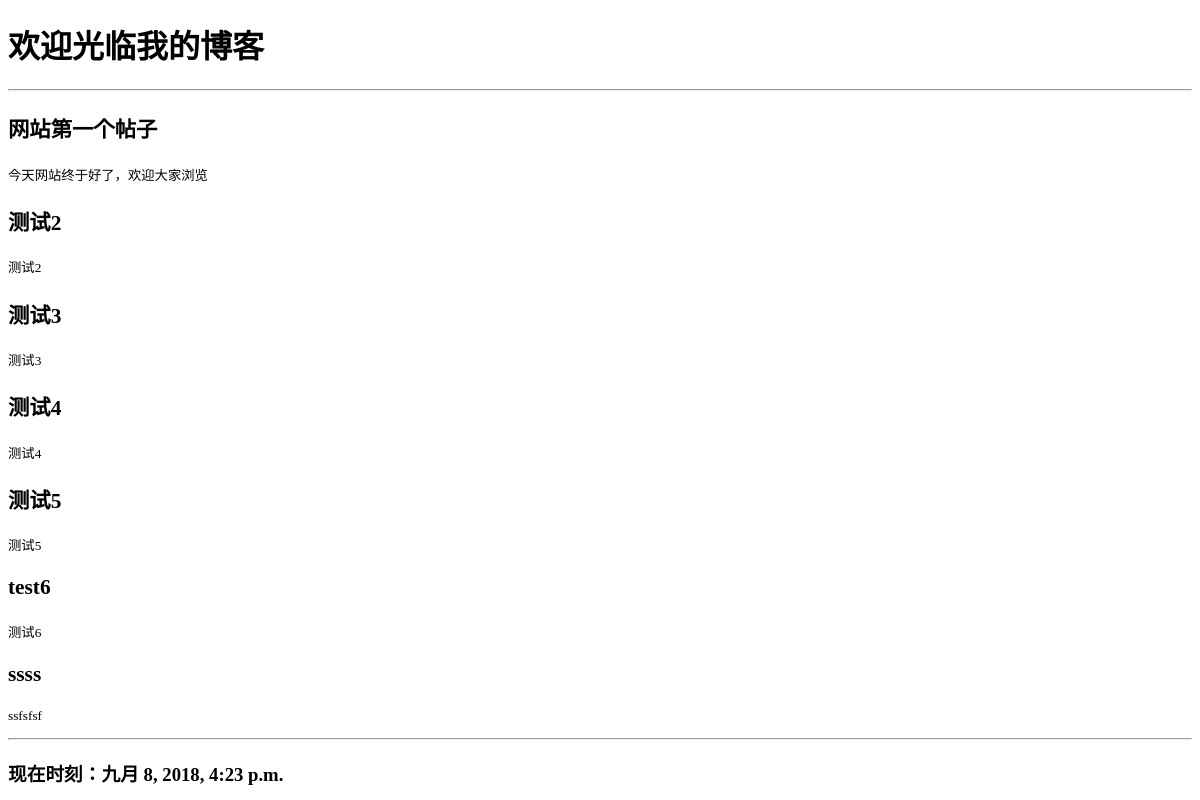
The app's page /, older data.
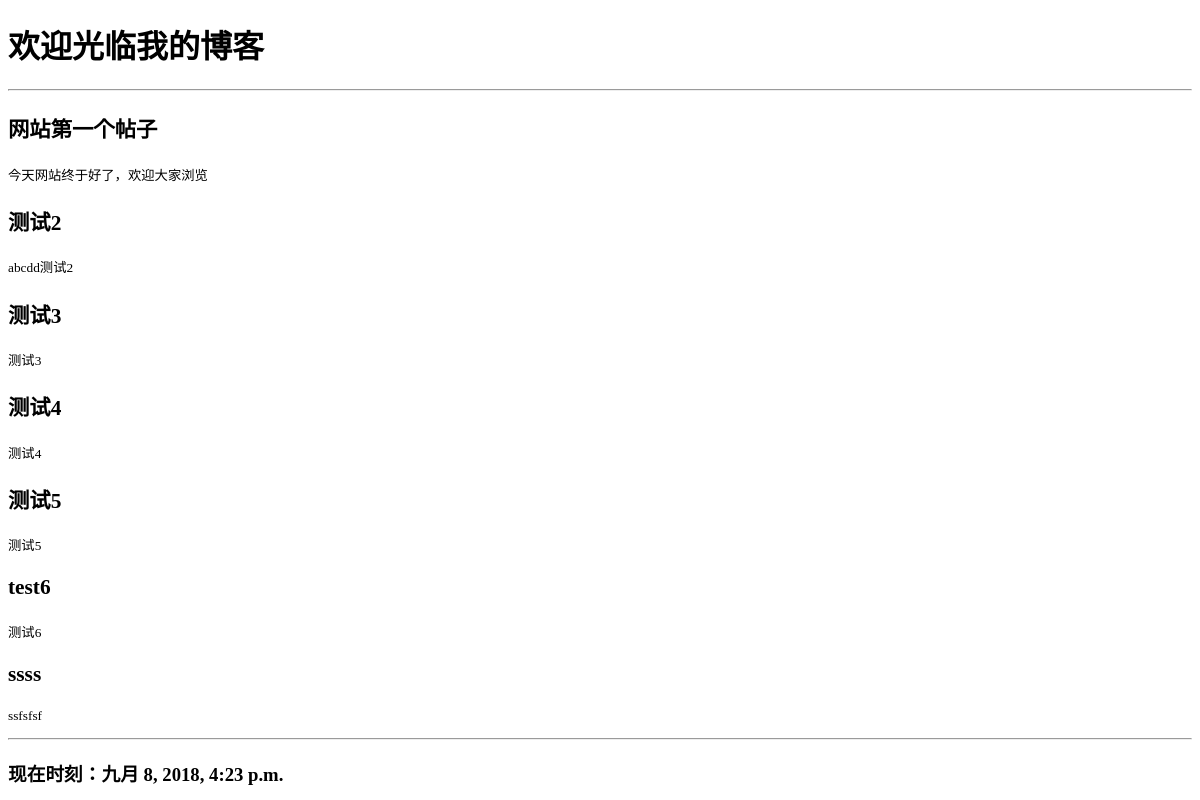
The same page, newer data.
### mainsite/models.py (models this page shows)
class Post(models.Model):
	title = models.CharField(max_length=200)
	slug = models.CharField(max_length = 200)
	body = models.TextField()
	pub_date = models.DateTimeField(default=timezone.now)

### mainsite/views.py (the view)
# urls.py: path(r'', homepage),
def homepage(requeust):
	template = get_template('index.html')
	posts = Post.objects.all()
	now = datetime.now()
	html = template.render(locals())
	return HttpResponse(html)

### templates/index.html (shortened to what this page needs)
<!DOCTYPE html>
<html>
<head>
</head>
<body>
	<h1>欢迎光临我的博客</h1>
	<hr>
	{% for post in posts %}
		<p style= 'font-family:微软雅黑;font-size:16pt;font-weight:bold;'>
			{{post.title}}
		</p>
		<p style= 'font-family:微软雅黑;font-size:10pt;letter-spacing:lpt;'>
			{{post.body}}
		</p>
	{% endfor %}
	<hr>
	<h3>现在时刻：{{now}}</h3>
</body>
</html>

Row changes from the older to the newer data that the page shows:
changed Post "测试2": body "测试2" → "abcdd测试2"
